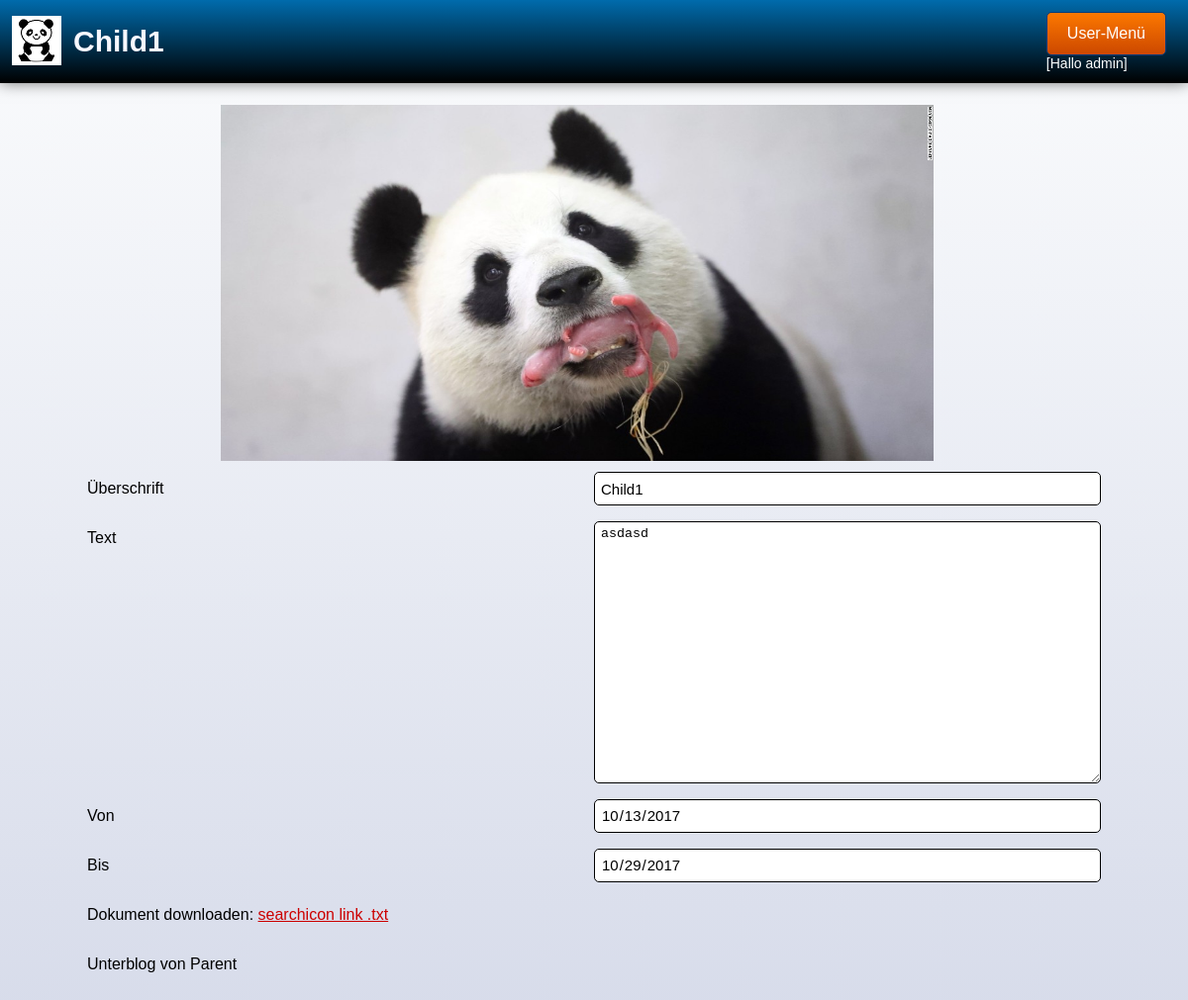
Screenshot of /inc/blogContent.php?id=59e004f1de449 (signed in) with the database file from the repository.
### tables this page shows
CREATE TABLE `blogs` (
  `id` text NOT NULL,
  `author` text NOT NULL,
  `title` text NOT NULL,
  `text` text NOT NULL,
  `image` text NOT NULL,
  `files` text NOT NULL,
  `active` tinyint(1) NOT NULL,
  `dateBeg` date NOT NULL,
  `dateEnd` date NOT NULL,
  `position` int(11) NOT NULL
);

### utility/DbUtility.php (called while the page is built, shortened)
<?php
class DbUtility
{
    private $db_host = 'localhost';
    private $db_user = 'root';
    private $db_pass = 'root123';
    private $db_name = 'cms-database';
    private $mysqli;
    public function __construct()
    {
        $this->mysqli = new \mysqli($this->db_host, $this->db_user, $this->db_pass, $this->db_name);
    }
    public function c_selectParentId($childId){
        if (!($stmt = $this->mysqli->prepare("Select parentId from childblogs where childId=?"))) {
            echo "Prepare failed: (" . $this->mysqli->errno . ") " . $this->mysqli->error;
        }
        if (!$stmt->bind_param("s", $childId)) {
            echo "Binding parameters failed: (" . $stmt->errno . ") " . $stmt->error;
        }
        if (!$stmt->execute()) {
            echo "Execute failed: (" . $stmt->errno . ") " . $stmt->error;
        }
        if (!$stmt->bind_result($parentId)) {
            echo "Binding parameters failed: (" . $stmt->errno . ") " . $stmt->error;
        }
        return $parentId;
    }
    public function b_selectTitle($id){
        if (!($stmt = $this->mysqli->prepare("Select title from blogs where id=?"))) {
            echo "Prepare failed: (" . $this->mysqli->errno . ") " . $this->mysqli->error;
        }
        if (!$stmt->bind_param("s", $id)) {
            echo "Binding parameters failed: (" . $stmt->errno . ") " . $stmt->error;
        }
        if (!$stmt->execute()) {
            echo "Execute failed: (" . $stmt->errno . ") " . $stmt->error;
        }
        if (!$stmt->bind_result($title)) {
            echo "Binding parameters failed: (" . $stmt->errno . ") " . $stmt->error;
        }
        return $title;
    }
    public function b_trySelect($id){
        include ("..\model\Blog.php");
        if (!($stmt = $this->mysqli->prepare("Select * from blogs where id=?"))) {
            echo "Prepare failed: (" . $this->mysqli->errno . ") " . $this->mysqli->error;
        }
        if (!$stmt->bind_param("s", $id)) {
            echo "Binding parameters failed: (" . $stmt->errno . ") " . $stmt->error;
        }
        if (!$stmt->execute()) {
            echo "Execute failed: (" . $stmt->errno . ") " . $stmt->error;
        }
        if (!$stmt->bind_result($id,$author,$title,$text,$image,$files,$active,$dateBeg,$dateEnd,$position)) {
            echo "Binding parameters failed: (" . $stmt->errno . ") " . $stmt->error;
        }
        $blog = new Blog($id,$author,$title,$text,$image,$files,$active,$dateBeg,$dateEnd,$position);
        return $blog;
    }
}
?>

### model/Blog.php (called while the page is built, shortened)
<?php
class Blog
{
    private $id;
    private $title;
    private $text;
    private $image;
    private $files;
    private $dateBeg;
    private $dateEnd;
    private $position;
    public function __construct($id, $author, $title, $text, $image, $files, $active, $dateBeg, $dateEnd, $position)
    {
        $this->id = $id;
        $this->title = $title;
        $this->text = $text;
        $this->image = $image;
        $this->files = $files;
        $this->dateBeg = $dateBeg;
        $this->dateEnd = $dateEnd;
        $this->position = $position;
    }
    public function getId()
    {
        return $this->id;
    }
    public function getTitle()
    {
        return $this->title;
    }
    public function getText()
    {
        return $this->text;
    }
    public function getImage()
    {
        return $this->image;
    }
    public function getFiles()
    {
        return $this->files;
    }
    public function getDateBeg()
    {
        return $this->dateBeg;
    }
    public function getDateEnd()
    {
        return $this->dateEnd;
    }
    public function getPosition()
    {
        return $this->position;
    }
}

### inc/blogContent.php (the view, shortened to what this page needs)
<?php
include('..\utility\DbUtility.php');
$db = new \utility\DbUtility();
if (isset($_GET['id']) && !empty($_GET['id'])) {
    $blog = $db->b_trySelect($_GET['id']);
    } else {
        header("Location: http://localhost/CMS-Project/index.php");
    }
?>
<!doctype html>
<html lang="de">
<head>
    <link rel="stylesheet" href="../res/css/style.css">
</head>
<body data-decimal-separator="," data-grouping-separator=".">
<header aria-labelledby="bannerheadline">
    <a href="../index.php"><img class="title-image" src="../res/img/pandaHomeLogo.png" alt="Blog-Home"></a>
    <h1 class="header-title" id="bannerheadline">
        <?php echo $blog->getTitle() ?>
    </h1>
    <nav aria-labelledby="navigationheadline">
        <ul class="navigation-list">
            <li>
                <?php
                if (isset($_COOKIE['username'])) { ?>
                    <div class="dropdown">
                        <button class="dropbtn">User-Menü</button>
                        <div class="dropdown-content">
                            <a href="navigation.php">User-Navigation</a>
                            <a href="../admin/logout.php">Logout</a>
                        </div>
                    </div>
                    <?php
                    echo '<div class="whitelabel" >[Hallo ' . $_COOKIE['username'] . ']</div>';
                } elseif (isset($_SESSION['username'])) { ?>
                    <div class="dropdown">
                        <button class="dropbtn">User-Menü</button>
                    </div>
                    <?php echo '<div class="whitelabel" >[Hallo ' . $_SESSION['username'] . ']</div>';
                } else {
                    echo '<a href="../admin/login.php" class="button" accesskey="1">Login</a>';
                }
                ?>
            </li>
        </ul>
    </nav>
</header>
<div class="main-container">
    <main aria-labelledby="devicesheadline">
            <a  href="../files/<?php echo $blog->getImage()?>" style="margin: 0px auto"><img style="margin-left: 135px;"  width="720" height="360"
                 src="../files/<?php echo $blog->getImage() ?>"
                 alt="Kein Bild ausgewählt"></a>
        <div class="form-row">
            <label class="form-label" for="text-input">
                <div class="blacklabel">
                    Überschrift
                </div>
            </label>
            <input type="text" name="title" required class="form-input"
                   value="<?php echo $blog->getTitle() ?>" readonly>
        </div>
        <div class="form-row">
            <label class="form-label" for="text-input">
                <div class="blacklabel">
                    Text
                </div>
            </label>
            <textarea name="text" cols="100" rows="17" required
                      class="textareaInput" readonly><?php echo $blog->getText() ?></textarea>
        </div>
        <div class="form-row">
            <label class="form-label" for="username-input">
                <div class="blacklabel">
                    Von
                </div>
            </label>
            <input type="date" name="dateBeg" required class="form-input"
                   value="<?php echo $blog->getDateBeg() ?>" readonly>
        </div>
        <div class="form-row">
            <label class="form-label" for="username-input">
                <div class="blacklabel">
                    Bis
                </div>
            </label>
            <input type="date" name="dateEnd" required class="form-input"
                   value="<?php echo $blog->getDateEnd() ?>" readonly>
        </div>
        <div class="form-row">
            <label class="blacklabel"> <?php
                if ($blog->getFiles()=="NoFile") {
                    echo "Keine Datei ausgewählt.";
                    }
                    else{
                    ?>
                    <span style="color: black">Dokument downloaden: <a href="blogContent.php?download=true&id=<?php echo $blog->getId()?>"><?php echo $blog->getFiles()?></a></span>
                    <?php
                   }
                ?>
            </label>
        </div>
        <div class="form-row">
            <?php if ($blog->getPosition()==0){
                $parentId=$db->c_selectParentId($blog->getId());
                 $parentTitle=$db->b_selectTitle($parentId)
                ?>
            <label class="blacklabel"> Unterblog von <?php echo $parentTitle ?></label>
        </div>
        <?php }

### res/css/style.css (style rules this page uses)
body { display: flex; flex-direction: column; margin: 0; min-height: 100vh; background: linear-gradient(to bottom, rgba(251, 252, 253, 1) 0%, rgba(211, 216, 232, 1) 100%); }
body, input, button, select { font-family: Arial, sans-serif; font-size: 15px; color: #ffffff; }
header { padding: 12px; height:60px; background: linear-gradient(to bottom, #006BAC 0%, #000000 100%); display: flex; justify-content: flex-start; align-items: center; margin-bottom: 10px; box-shadow: 0 -1px 15px 0 rgba(0, 0, 0, 0.6); }
main { width: 1024px; height: 1024px; margin: auto; }
.header-title { color:ghostwhite; margin: 0 0 0 12px; flex-grow: 1; }
.blacklabel { font-size: 16px; color: #000000; line-height: 34px; }
.whitelabel { font-size: 14px; color: #ffffff; }
.form-row { display: flex; flex-direction: column; justify-content: space-between; padding: 8px 0; }
.form-label { margin-bottom: 4px; line-height: 34px; }
.textareaInput { border: 1px solid #000000; border-radius: 5px; background-color: #fff; color:#000000; box-sizing: border-box; padding: 4px 6px; min-width: 0; }
.form-input { height: 34px; line-height: 26px; border: 1px solid #000000; background-color: #fff; color:#000000; box-sizing: border-box; padding: 4px 6px; border-radius: 5px; min-width: 0; }
.main-container, details-main-container { display: flex; float: right; padding: 12px; }
a:link { color: #c00 }
.navigation-list { list-style: none; padding: 0; margin: 0; }
.navigation-list li { float: left; margin-left: 5px; }
@media (min-width: 400px) { .form-row { flex-direction: row; } }
@media (min-width: 400px) { .form-label { flex-basis: 50%; flex-shrink: 0; margin: 0; } }
@media (min-width: 400px) { .form-input { flex-basis: 50%; flex-shrink: 0; } }
@media (min-width: 768px) { .main-container { flex-direction: row; justify-content: right; } }
@media (min-width: 768px) { main { flex-basis: 768px; } }
@media (min-width: 1200px) { main { flex-basis: 1024px; } }
.dropbtn { background: linear-gradient(to bottom, #FC7800 0%, #CC4800 100%); padding: 12px 20px; margin-right: 10px; border-radius: 5px; border: 1px solid #003B7C; font-size: 16px; cursor: pointer; color: #fff; }

### rows the page displays
blogs: title "Child1", image (picture), text "asdasd", dateBeg "10/13/2017", dateEnd "10/29/2017", files "searchicon link .txt"

### other values shown
$_SESSION['username'] "admin"
$parentTitle "Parent"
